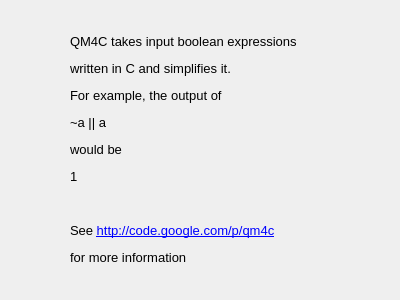
<?xml version="1.0" encoding="UTF-8"?>
<ui version="4.0">
 <class>QM4CHelpDlg</class>
 <widget class="QDialog" name="QM4CHelpDlg">
  <property name="geometry">
   <rect>
    <x>0</x>
    <y>0</y>
    <width>400</width>
    <height>300</height>
   </rect>
  </property>
  <property name="windowTitle">
   <string>QM4C Help</string>
  </property>
  <widget class="QLabel" name="label">
   <property name="geometry">
    <rect>
     <x>70</x>
     <y>30</y>
     <width>234</width>
     <height>240</height>
    </rect>
   </property>
   <property name="locale">
    <locale language="English" country="UnitedStates"/>
   </property>
   <property name="text">
    <string>&lt;!DOCTYPE HTML PUBLIC &quot;-//W3C//DTD HTML 4.0//EN&quot; &quot;http://www.w3.org/TR/REC-html40/strict.dtd&quot;&gt;
&lt;html&gt;&lt;head&gt;&lt;meta name=&quot;qrichtext&quot; content=&quot;1&quot; /&gt;&lt;style type=&quot;text/css&quot;&gt;
p, li { white-space: pre-wrap; }
&lt;/style&gt;&lt;/head&gt;&lt;body style=&quot; font-family:'SimSun'; font-size:9pt; font-weight:400; font-style:normal;&quot;&gt;
&lt;p style=&quot; margin-top:12px; margin-bottom:12px; margin-left:0px; margin-right:0px; -qt-block-indent:0; text-indent:0px;&quot;&gt;&lt;span style=&quot; font-family:'arial,sans-serif'; font-size:10pt; color:#000000;&quot;&gt;QM4C takes input boolean expressions &lt;/span&gt;&lt;/p&gt;
&lt;p style=&quot; margin-top:12px; margin-bottom:12px; margin-left:0px; margin-right:0px; -qt-block-indent:0; text-indent:0px;&quot;&gt;&lt;span style=&quot; font-family:'arial,sans-serif'; font-size:10pt; color:#000000;&quot;&gt;written in C and simplifies it.&lt;/span&gt;&lt;/p&gt;
&lt;p style=&quot; margin-top:12px; margin-bottom:12px; margin-left:0px; margin-right:0px; -qt-block-indent:0; text-indent:0px;&quot;&gt;&lt;span style=&quot; font-family:'arial,sans-serif'; font-size:10pt; color:#000000;&quot;&gt;For example, the output of&lt;/span&gt;&lt;/p&gt;
&lt;p style=&quot; margin-top:12px; margin-bottom:12px; margin-left:0px; margin-right:0px; -qt-block-indent:0; text-indent:0px;&quot;&gt;&lt;span style=&quot; font-family:'arial,sans-serif'; font-size:10pt; color:#000000;&quot;&gt;~a || a&lt;/span&gt;&lt;/p&gt;
&lt;p style=&quot; margin-top:12px; margin-bottom:12px; margin-left:0px; margin-right:0px; -qt-block-indent:0; text-indent:0px;&quot;&gt;&lt;span style=&quot; font-family:'arial,sans-serif'; font-size:10pt; color:#000000;&quot;&gt;would be&lt;/span&gt;&lt;/p&gt;
&lt;p style=&quot; margin-top:12px; margin-bottom:12px; margin-left:0px; margin-right:0px; -qt-block-indent:0; text-indent:0px;&quot;&gt;&lt;span style=&quot; font-family:'arial,sans-serif'; font-size:10pt; color:#000000;&quot;&gt;1&lt;/span&gt;&lt;/p&gt;
&lt;p style=&quot;-qt-paragraph-type:empty; margin-top:12px; margin-bottom:12px; margin-left:0px; margin-right:0px; -qt-block-indent:0; text-indent:0px; font-family:'arial,sans-serif'; font-size:10pt; color:#000000;&quot;&gt;&lt;/p&gt;
&lt;p style=&quot; margin-top:12px; margin-bottom:12px; margin-left:0px; margin-right:0px; -qt-block-indent:0; text-indent:0px;&quot;&gt;&lt;span style=&quot; font-family:'arial,sans-serif'; font-size:10pt; color:#000000;&quot;&gt;See &lt;/span&gt;&lt;a href=&quot;http://code.google.com/p/qm4c&quot;&gt;&lt;span style=&quot; font-size:10pt; text-decoration: underline; color:#0000ff;&quot;&gt;http://code.google.com/p/qm4c&lt;/span&gt;&lt;/a&gt;&lt;span style=&quot; font-family:'arial,sans-serif'; font-size:10pt; color:#000000;&quot;&gt; &lt;/span&gt;&lt;/p&gt;
&lt;p style=&quot; margin-top:12px; margin-bottom:12px; margin-left:0px; margin-right:0px; -qt-block-indent:0; text-indent:0px;&quot;&gt;&lt;span style=&quot; font-family:'arial,sans-serif'; font-size:10pt; color:#000000;&quot;&gt;for more information&lt;/span&gt;&lt;/p&gt;&lt;/body&gt;&lt;/html&gt;</string>
   </property>
  </widget>
 </widget>
 <resources/>
 <connections/>
</ui>
